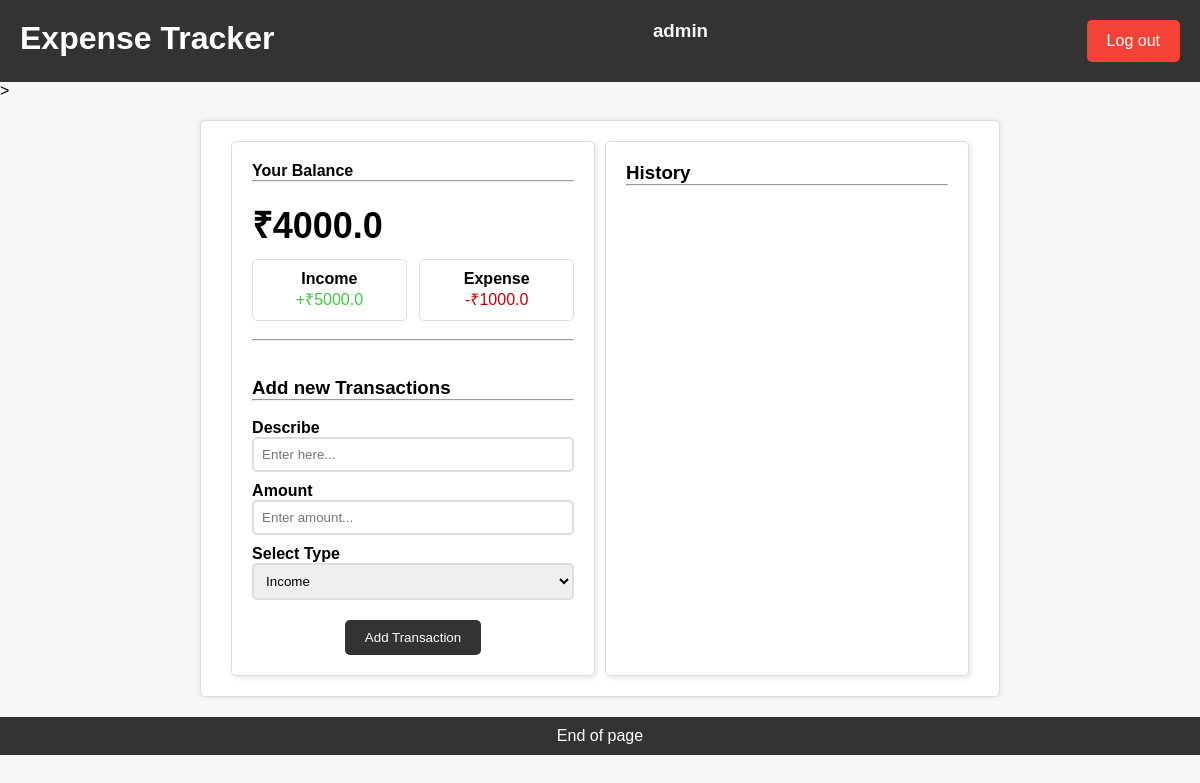
The app's page / (signed in), older data.
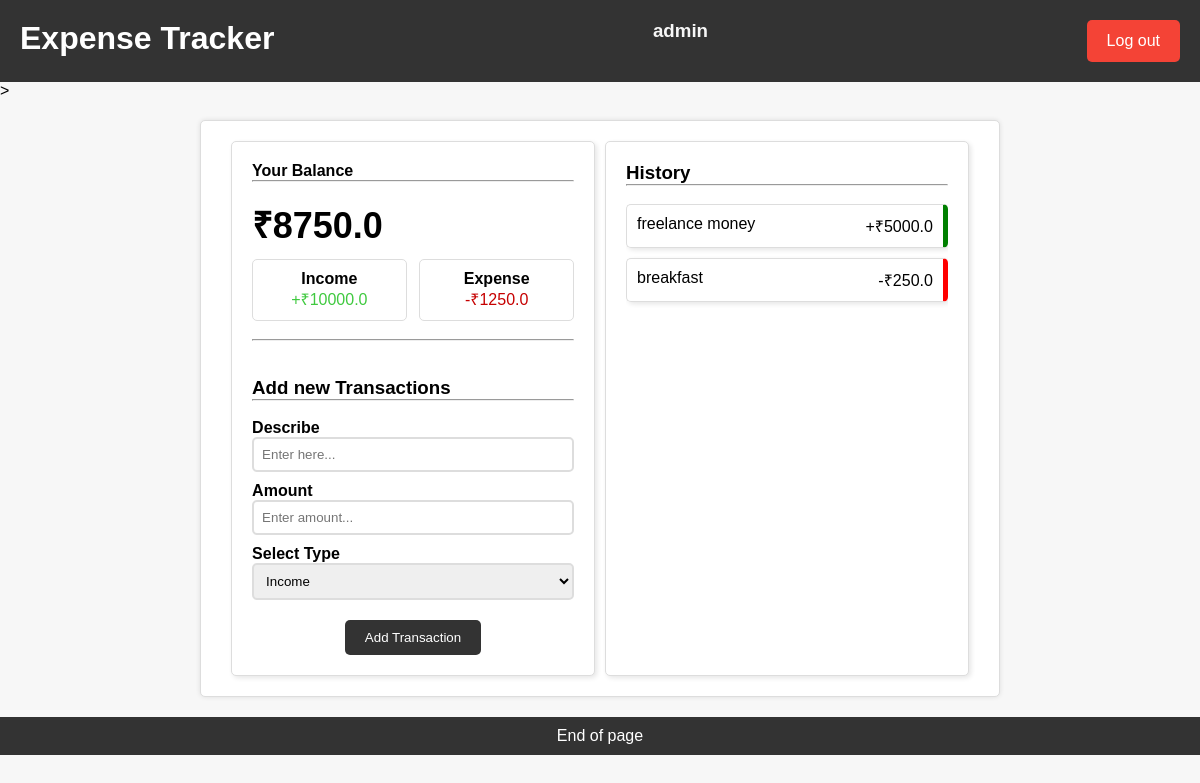
The same page, newer data.
### home/models.py (models this page shows, shortened)
class Profile(models.Model):
    user = models.ForeignKey(User, on_delete=models.CASCADE)  # ! Connects user profile to a user account.
    income = models.FloatField(default=0, max_length=10)  # ! Total income earned by the user.
    expenses = models.FloatField(default=0)  # ! Total expenses incurred by the user.
    balance = models.FloatField(default=0)  # ! Current balance of the user's financial account.

class Expense(models.Model):
    user = models.ForeignKey(User, on_delete=models.CASCADE)  # ! Connects expense to a user account.
    name = models.CharField(max_length=100)  # ! Name or description of the expense.
    amount = models.FloatField()  # ! The monetary amount of the expense.
    expense_type = models.CharField(max_length=100, choices=TYPE)  # ! Categorizes the expense as 'income' or 'expense'.

### home/views.py (the view, shortened to what this page needs)
# urls.py: path("", views.index, name="index"),
def index(request):
    profile = models.Profile.objects.filter(user=request.user).first()
    expenses = models.Expense.objects.filter(user=request.user).order_by('-id')
    return render(request, 'home/index.html', {
        'profile': profile,
        'expenses': expenses,
    })

### home/templates/home/index.html (shortened to what this page needs)
<!DOCTYPE html>
<html>
<head>
</head>
<body>
    <div class="header">
        <h1>Expense Tracker</h1>
        {% if user.is_authenticated %}
        <h3 style="color: #f7f7f7;">{{ user }}</h3>
        <a href="/members/signout" class="logout-btn">Log out</a>
    </div>
        >
        <div class="container">
            <div class="balance-form-section">
                <div class="your-balance-section">
                    <h4>Your Balance</h4><hr><br>
                    <h1 id="balance">₹{{profile.balance}}</h1>
                    <div class="inc-exp-container">
                        <div>
                            <h4>Income</h4>
                            <p id="money-plus" class="money plus">+₹{{profile.income}}</p>
                        </div>
                        <div>
                            <h4>Expense</h4>
                            <p id="money-minus" class="money minus">-₹{{profile.expenses}}</p>
                        </div>
                    </div>
                </div><br><hr><br><br>
                <div class="add-transaction-section">
                    <h3>Add new Transactions</h3><hr><br>
                    <form id="form" method="POST">
                        <div class="form-control">
                            <label for="text">Describe</label>
                            <input type="text" required name = "text"  placeholder="Enter here...">
                        </div>
                        <div class="form-control">
                            <label for="text">Amount</label>
                            <input type="number" required name="amount"  placeholder="Enter amount...">
                        </div>
                        <div class="form-control">
                            <label for="Text">Select Type</label>
                            <select required  name="expense_type" class="form-control">
                                <option value="income">Income</option>
                            </select>
                        </div>
                        <button class="btn add-transaction-btn" type="submit">Add Transaction</button>
                    </form>
                </div>
            </div>
            <div class="history-section">
                <h3>History</h3><hr><br>
                <ul id="list" class="list">
                    {% for expense in expenses %}
                        {% if expense.expense_type == "income" %}
                            <li class="plus">
                                {{expense.name}} <span>+₹{{expense.amount}}</span>
                            </li>
                        {% else %}
                            <li class="minus">
                                {{expense.name}} <span>-₹{{expense.amount}}</span>
                            </li>
                        {% endif %}
                    {% endfor %}
                </ul>
            </div>
        </div>
    {% else %}
    <a href="{% url 'login' %}">Login</a>
    <a href="{% url 'signup' %}"></a>
    {% endif %}
    <div class="footer">
        <p>End of page</p>
    </div>
</body>
</html>

### home/templates/home/index.html (style rules this page uses)
* { margin: 0; padding: 0; box-sizing: border-box; }
body { font-family: Arial, sans-serif; background-color: #f7f7f7; }
.header { background-color: #333; color: #fff; text-align: center; padding: 20px; display: flex; justify-content: space-between; }
.container { max-width: 800px; margin: 20px auto; padding: 20px; background-color: #fff; border: 1px solid #ddd; border-radius: 5px; box-shadow: 0 0 5px rgba(0, 0, 0, 0.1); display: flex; justify-content: space-evenly; }
.container > div { flex-basis: 48%; padding: 20px; background-color: #fff; border: 1px solid #ddd; border-radius: 5px; box-shadow: 2px 2px 5px rgba(0, 0, 0, 0.1); }
#balance { font-size: 36px; margin-bottom: 10px; }
.inc-exp-container { display: flex; justify-content: space-between; }
.inc-exp-container div { flex-basis: 48%; text-align: center; padding: 10px; border: 1px solid #ddd; border-radius: 5px; }
#list { list-style: none; padding: 0; }
#list li { margin-bottom: 10px; padding: 10px; border: 1px solid #ddd; border-radius: 5px; box-shadow: 2px 2px 5px rgba(0, 0, 0, 0.1); display: flex; justify-content: space-between; }
#list li.minus { border-right: 5px solid red; }
#list li.plus { border-right: 5px solid green; }
.form-control { margin-bottom: 10px; }
.form-control label { display: block; font-weight: bold; }
.form-control input[type="text"], .form-control input[type="number"], .form-control select { width: 100%; padding: 8px; border: 2px solid #ddd; border-radius: 5px; }
.btn { display: inline-block; padding: 10px 20px; background-color: #333; color: #fff; border: none; border-radius: 5px; cursor: pointer; }
.footer { text-align: center; padding: 10px; background-color: #333; color: #fff; }
.logout-btn { display: inline-block; padding: 12px 20px; background-color: #f44336; color: #fff; border: none; border-radius: 5px; cursor: pointer; text-decoration: none; font-size: 16px; transition: background-color 0.3s ease; }
.add-transaction-btn { display: block; margin: 0 auto; }
#list { list-style: none; padding: 0; max-height: 300px; overflow-y: auto; }
#money-plus { color: rgb(63, 201, 63); }
#money-minus { color: rgb(198, 0, 0); }

Row changes from the older to the newer data that the page shows:
changed Profile: balance "4000.0" → "8750.0"; income "5000.0" → "10000.0"; expenses "1000.0" → "1250.0"
added Expense: name "freelance money", amount "5000.0"
added Expense: name "breakfast", amount "250.0"
